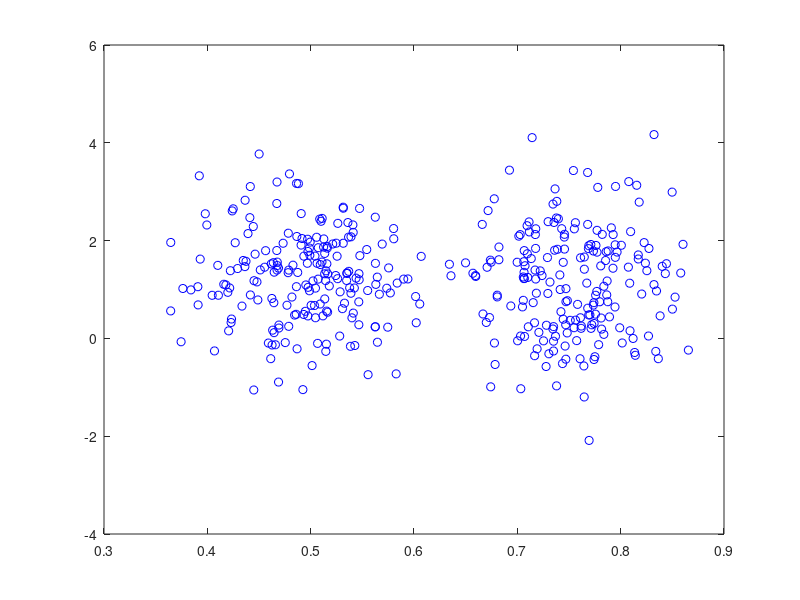

Write the MATLAB code that produced this figure. (Note: this script raises an error after producing the figure.)
clc;
clear all;
close all;
startTime=tic;

data3 = csvread('data3.csv');

figure(1);
plot(data3(:,1),data3(:,2),'ob');

% number of clusters
K = 2;


numberOfTrainingData = size(data3,1);
numberOfFeatureDimensions = size(data3,2);

for index=1:200,
    
    
    % initialize cluster centers
    
%     randCenterIndices = randi([1 numberOfTrainingData], 1, K);
    randCenterIndices = randperm(numberOfTrainingData, K);
    
    
    clusterCenters = data3(randCenterIndices,:);
    
    data3Label = zeros(numberOfTrainingData, 1);
    data1DistanceFromClusterCenter = Inf(numberOfTrainingData, K);
    
    % Assign each data point to a cluster: label each data point with a cluster
    % number
    
    changeInLabelsFlag = 1;
    
    while changeInLabelsFlag == 1,
        
        changeInLabelsFlag = 0;
        
        for i = 1:numberOfTrainingData,
            for j = 1:K,
                data1DistanceFromClusterCenter(i,j) = EuclideanDistance(data3(i,:),clusterCenters(j,:));
            end
            % check to see if any data point's label is updated
            [~, newLabel] = min(data1DistanceFromClusterCenter(i,:));
            if  data3Label(i) ~= newLabel,
                changeInLabelsFlag = 1;
            end
            % update label maybe?
            [~, data3Label(i)] = min(data1DistanceFromClusterCenter(i,:));
            
        end
        
        
        % Re-estimate cluster centers
        
        Mu = Inf(K, numberOfFeatureDimensions);
        
        for i = 1:K,
            
            Mu(i,:) = mean(data3(find(data3Label == i),:));
            
            
            minDiff = EuclideanDistance(data3(1,:), Mu(i,:));
            
            for j = 2:numberOfTrainingData
                if minDiff > EuclideanDistance(data3(j,:), Mu(i,:)),
                    minDiff = EuclideanDistance(data3(j,:), Mu(i,:));
                    closestDataPointToMuIndex = j;
                end
            end
            
%             clusterCenters(i,:) = data1(closestDataPointToMuIndex,:);
            clusterCenters(i,:) = Mu(i,:);
            % Part 1. b.
            
            
            
        end
        
    end
    
    
    
    
    hold on;
    plot(clusterCenters(:,1),clusterCenters(:,2),'oc');
    hold on;
    
    
    withinClusterSum = zeros(K,1);
    
    % clustering done
    % calculate withing cluster sum of distances
    for i = 1:K,
        
        %      clusterI = zeros(size((data1(find(data1Label == i),:))));
        clusterI = data3(find(data3Label == i),:);
        for j = 1:size(clusterI,1),
            withinClusterSum(i) = withinClusterSum(i) + (EuclideanDistance(Mu(i,:), clusterI(j,:)))^2;
        end
        
    end
    
    if min(withinClusterSum) == 0
       test = 0; 
    end
    MinMaxMeanSD(index, 1) = min(withinClusterSum); 
    MinMaxMeanSD(index, 2) = max(withinClusterSum);
    MinMaxMeanSD(index, 3) = mean(withinClusterSum);
    MinMaxMeanSD(index, 4) = std(withinClusterSum);
    
    
end

title({'K-Means clustering with K = 5, for 200 times'});
legend('Original Data Points', 'Cluster Centers');
xlabel('X');
ylabel('Y');

% save as PNG and EPS
saveas(1, 'fig_Kmeans_with_random_initialization', 'epsc2');
saveas(1, 'fig_Kmeans_with_random_initialization', 'png');
saveas(1, 'fig_Kmeans_with_random_initialization', 'fig');
saveas(1, ['fig_' datestr(date, 'YYYY-mm-dd') '_' datestr(now, 'HH-MM-SS') '_' 'Kmeans_with_random_initialization'], 'epsc2');
saveas(1, ['fig_' datestr(date, 'YYYY-mm-dd') '_' datestr(now, 'HH-MM-SS') '_' 'Kmeans_with_random_initialization'], 'fig');
saveas(1, ['fig_' datestr(date, 'YYYY-mm-dd') '_' datestr(now, 'HH-MM-SS') '_' 'Kmeans_with_random_initialization'], 'png');

% plot the metrics
figure(2);
hold on;
plot((1:1:200), MinMaxMeanSD(:,1), '+g');
hold on;
plot((1:1:200), MinMaxMeanSD(:,2), '*b');
hold on;
% errorbar((1:5:200), MinMaxMeanSD(1:5:end,3), MinMaxMeanSD(1:5:end,4), '.r');
errorbar((1:1:200), MinMaxMeanSD(1:1:end,3), MinMaxMeanSD(1:1:end,4), '.r');

hold on;
plot((1:1:200), MinMaxMeanSD(:,3), 'ok');
hold on;
title({'Min, Max, Mean and STD of Within-Cluster Sum of Squared Distances for K-Means clustering with K = 5, for 200 times'});
legend('Min', 'Max', 'Standard deviation', 'Mean');
hold on;
xlabel('200 runs');
ylabel('Within-Cluster Sum of Squared Distances');

saveas(2, ['fig_' datestr(date, 'YYYY-mm-dd') '_' datestr(now, 'HH-MM-SS') '_' 'Within_cluster_sum_of_squared_distances_200runs'], 'epsc2');
saveas(2, ['fig_' datestr(date, 'YYYY-mm-dd') '_' datestr(now, 'HH-MM-SS') '_' 'Within_cluster_sum_of_squared_distances_200runs'], 'fig');
saveas(2, ['fig_' datestr(date, 'YYYY-mm-dd') '_' datestr(now, 'HH-MM-SS') '_' 'Within_cluster_sum_of_squared_distances_200runs'], 'png');

% save the environment variables
save ([datestr(date, 'YYYY-mm-dd') '_' datestr(now, 'HH-MM-SS')]);

runningTime = toc(startTime);
runningTime


